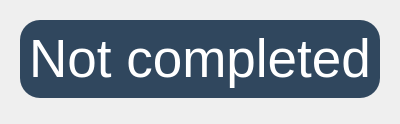
                  <widget class="QWidget" name="page_view">
                   <layout class="QVBoxLayout" name="verticalLayout_9">
                    <item>
                     <widget class="QFrame" name="frame">
                      <property name="frameShape">
                       <enum>QFrame::NoFrame</enum>
                      </property>
                      <property name="frameShadow">
                       <enum>QFrame::Raised</enum>
                      </property>
                      <layout class="QHBoxLayout" name="horizontalLayout_5">
                       <item>
                        <widget class="QFrame" name="frame_3">
                         <property name="styleSheet">
                          <string notr="true">box-shadow: 0 10px 20px rgba(0,0,0,0.19), 0 6px 6px rgba(0,0,0,0.23);
background-color: #30475e;
border-radius: 20px;</string>
                         </property>
                         <property name="frameShape">
                          <enum>QFrame::NoFrame</enum>
                         </property>
                         <property name="frameShadow">
                          <enum>QFrame::Raised</enum>
                         </property>
                         <layout class="QVBoxLayout" name="verticalLayout_37">
                          <item>
                           <widget class="QLabel" name="label_25">
                            <property name="font">
                             <font>
                              <pointsize>40</pointsize>
                             </font>
                            </property>
                            <property name="styleSheet">
                             <string notr="true">color: #FFFFFF</string>
                            </property>
                            <property name="text">
                             <string>Not completed</string>
                            </property>
                            <property name="alignment">
                             <set>Qt::AlignCenter</set>
                            </property>
                           </widget>
                          </item>
                         </layout>
                        </widget>
                       </item>
                      </layout>
                     </widget>
                    </item>
                    <item>
                     <widget class="QFrame" name="frame_4">
                      <property name="frameShape">
                       <enum>QFrame::StyledPanel</enum>
                      </property>
                      <property name="frameShadow">
                       <enum>QFrame::Raised</enum>
                      </property>
                     </widget>
                    </item>
                   </layout>
                  </widget>
